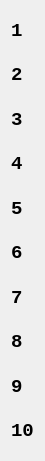
   <widget class="QWidget" name="layoutWidget_6">
    <property name="geometry">
     <rect>
      <x>590</x>
      <y>80</y>
      <width>25</width>
      <height>461</height>
     </rect>
    </property>
    <layout class="QVBoxLayout" name="verticalLayout_8">
     <item>
      <widget class="QLabel" name="row1_2">
       <property name="font">
        <font>
         <family>Courier New</family>
         <pointsize>14</pointsize>
         <weight>75</weight>
         <bold>true</bold>
        </font>
       </property>
       <property name="text">
        <string>1</string>
       </property>
      </widget>
     </item>
     <item>
      <widget class="QLabel" name="row2_2">
       <property name="font">
        <font>
         <family>Courier New</family>
         <pointsize>14</pointsize>
         <weight>75</weight>
         <bold>true</bold>
        </font>
       </property>
       <property name="text">
        <string>2</string>
       </property>
      </widget>
     </item>
     <item>
      <widget class="QLabel" name="row4_2">
       <property name="font">
        <font>
         <family>Courier New</family>
         <pointsize>14</pointsize>
         <weight>75</weight>
         <bold>true</bold>
        </font>
       </property>
       <property name="text">
        <string>3</string>
       </property>
      </widget>
     </item>
     <item>
      <widget class="QLabel" name="row3_2">
       <property name="font">
        <font>
         <family>Courier New</family>
         <pointsize>14</pointsize>
         <weight>75</weight>
         <bold>true</bold>
        </font>
       </property>
       <property name="text">
        <string>4</string>
       </property>
      </widget>
     </item>
     <item>
      <widget class="QLabel" name="row5_2">
       <property name="font">
        <font>
         <family>Courier New</family>
         <pointsize>14</pointsize>
         <weight>75</weight>
         <bold>true</bold>
        </font>
       </property>
       <property name="text">
        <string>5</string>
       </property>
      </widget>
     </item>
     <item>
      <widget class="QLabel" name="row6_2">
       <property name="font">
        <font>
         <family>Courier New</family>
         <pointsize>14</pointsize>
         <weight>75</weight>
         <bold>true</bold>
        </font>
       </property>
       <property name="text">
        <string>6</string>
       </property>
      </widget>
     </item>
     <item>
      <widget class="QLabel" name="row8_2">
       <property name="font">
        <font>
         <family>Courier New</family>
         <pointsize>14</pointsize>
         <weight>75</weight>
         <bold>true</bold>
        </font>
       </property>
       <property name="text">
        <string>7</string>
       </property>
      </widget>
     </item>
     <item>
      <widget class="QLabel" name="row7_2">
       <property name="font">
        <font>
         <family>Courier New</family>
         <pointsize>14</pointsize>
         <weight>75</weight>
         <bold>true</bold>
        </font>
       </property>
       <property name="text">
        <string>8</string>
       </property>
      </widget>
     </item>
     <item>
      <widget class="QLabel" name="row10_2">
       <property name="font">
        <font>
         <family>Courier New</family>
         <pointsize>14</pointsize>
         <weight>75</weight>
         <bold>true</bold>
        </font>
       </property>
       <property name="text">
        <string>9</string>
       </property>
      </widget>
     </item>
     <item>
      <widget class="QLabel" name="row9_2">
       <property name="font">
        <font>
         <family>Courier New</family>
         <pointsize>14</pointsize>
         <weight>75</weight>
         <bold>true</bold>
        </font>
       </property>
       <property name="text">
        <string>10</string>
       </property>
      </widget>
     </item>
    </layout>
   </widget>
